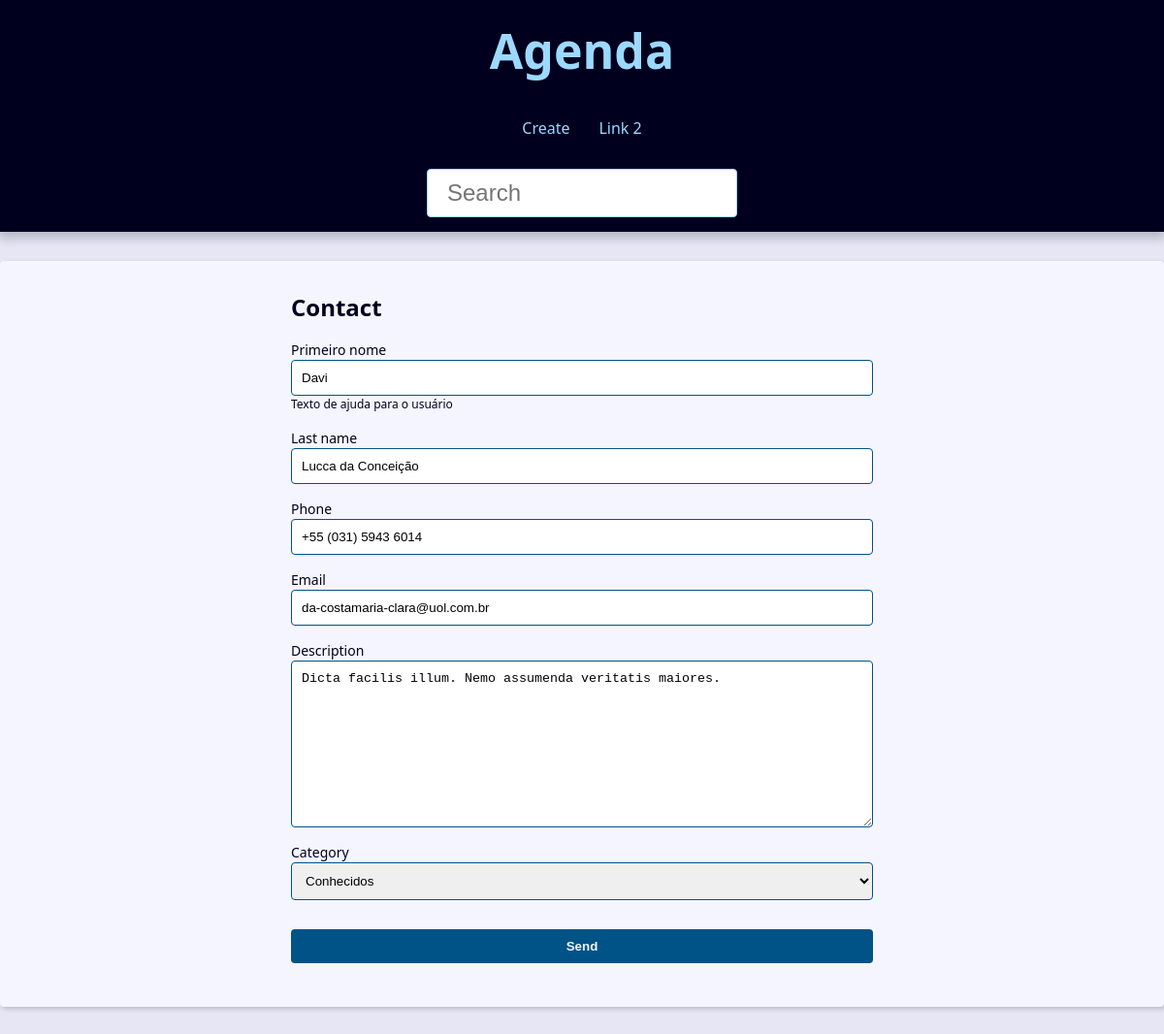
The app's page /contact/3/update/ with its own data.
### contact/models.py (models this page shows, shortened)
class Contact(models.Model):
    first_name = models.CharField(max_length=50)
    last_name = models.CharField(max_length=50, blank=True)
    phone = models.CharField(max_length=50)
    email = models.EmailField(max_length=254)
    created_date = models.DateTimeField(default=timezone.now)
    description = models.TextField(blank=True)
    show = models.BooleanField(default=True)
    picture = models.ImageField(blank=True, upload_to='pictures/%Y/%m/')
    category = models.ForeignKey(
        Category,
        on_delete=models.SET_NULL,
        blank=True, null=True,
    )
    owner = models.ForeignKey(
        User,
        on_delete=models.SET_NULL,
        blank=True, null=True,
    )

### contact/views/contact_forms.py (the view, shortened to what this page needs)
# urls.py: path('contact/<int:contact_id>/update/', views.update, name='update'),
def update(request, contact_id):
    contact = get_object_or_404(
        Contact, pk=contact_id, show=True
    )
    form_action = reverse('contact:update', args=(contact_id,))
    context = {
        'form': ContactForm(instance=contact),
        'form_acton': form_action,
    }
    return render(
        request,
        'contact/create.html',
        context,
    )

### contact/forms.py (shortened to what this page needs)
class ContactForm(forms.ModelForm):
    first_name = forms.CharField(
        widget=forms.TextInput(
            attrs={
                'class': 'classe-a classe-b',
                'placeholder': 'Aqui veio do init',
            }
        ),
        label='Primeiro nome',
        help_text='Texto de ajuda para o usuário',
    )
    def __init__(self, *args, **kwargs):
        super().__init__(*args, **kwargs)
    class Meta:
        model = models.Contact
        fields = (
            'first_name', 'last_name', 'phone',
            'email', 'description', 'category',
        )

### contact/models.py (called while the page is built)
    def __str__(self) -> str:
        return self.name

### contact/templates/contact/create.html (shortened to what this page needs)
{% extends 'global/base.html' %}
{% block content %}
      <div class="form-wrapper">
        <h2>Contact</h2>
            <form
                action="{{ form_action }}"
                method="POST"
                enctype="multipart/form-data"
            >
                <div class="form-content">
                    {% for field in form %}
                        <div class="form-group">
                          <label for="{{ field.id_for_label }}">{{ field.label }}</label>
                            {{ field }}
                            {% if field.help_text %}
                                <p class="help-text">{{ field.help_text }}</p>
                            {% endif %}
                        </div>
                    {% endfor %}
                </div>
                <div class="form-content">
                    <div class="form-group">
                      <button class="btn" type="submit">Send</button>
                    </div>
                </div>
            </form>
        </div>
{% endblock content %}

### base_static/global/css/style.css (style rules this page uses)
:root { --spacing: 1.5rem; --link-dark-color: rgb(0, 83, 134); --link-light-color: rgb(156, 217, 255); --clr-white: rgb(245, 245, 255); --clr-black: rgb(0, 0, 30); --clr-light-gray: rgb(230, 230, 245); --clr-dark-shadow-5: rgba(0, 0, 10, 5%); --clr-dark-shadow-10: rgba(0, 0, 10, 10%); --clr-dark-shadow-20: rgba(0, 0, 10, 20%); --clr-light-shadow-5: rgba(200, 200, 255, 5%); --clr-light-shadow-10: rgba(200, 200, 255, 10%); --clr-light-shadow-20: rgba(200, 200, 255, 20%); --main-page-width: 120rem; --table-min-width: 60rem; --biggest-font-size: 5rem; --bigger-font-size: 4rem; --big-font-size: 3.2rem; --medium-font-size: 2.4rem; --small-font-size: 1.6rem; --smaller-font-size: 1.4rem; --smallest-font-size: 1.2rem; --transition-fast: 300ms; --transition-medium: 600ms; --transition-slow: 1s; --default-border-radius: 4px; }
*, *::before, *::after { margin: 0; padding: 0; box-sizing: border-box; }
html { font-size: 62.5%; }
body { font-family: system-ui, -apple-system, BlinkMacSystemFont, 'Segoe UI', Roboto, Oxygen, Ubuntu, Cantarell, 'Open Sans', 'Helvetica Neue', sans-serif; line-height: 1.5; font-size: var(--small-font-size); color: var(--clr-black); -webkit-font-smoothing: antialiased; background: var(--clr-light-gray); }
.form-wrapper { max-width: 60rem; margin: var(--spacing) auto; }
.form-content { margin: var(--spacing) 0; }
.form-group { display: flex; flex-direction: column; padding-bottom: var(--spacing); }
.form-group p { margin: 1em 0; }
.form-group .help-text, .form-group .help-text ~ ul { margin: 0; font-size: var(--smallest-font-size); list-style: none; }
.form-group input, .form-group textarea, .form-group select { padding: 1rem; border-radius: var(--default-border-radius); border: 1px solid var(--link-dark-color); }
.form-group label { font-size: var(--smaller-font-size); }
.btn { background-color: var(--link-dark-color); color: var(--clr-white); font-weight: bold; border: none; padding: 1rem 2rem; border-radius: var(--default-border-radius); cursor: pointer; transition: filter var(--transition-fast) ease-in-out; }

### records on screen
Contact: form "Davi" "Lucca da Conceição" "+55 (031) 5943 6014" "da-costamaria-clara@uol.com.br" "Dicta facilis illum. Nemo assumenda veritatis maiores." "Conhecidos"

### other values on screen
{{ field.label }} "Primeiro nome" "Last name" "Phone" "Email" "Description" "Category"
{{ field.help_text }} "Texto de ajuda para o usuário"
